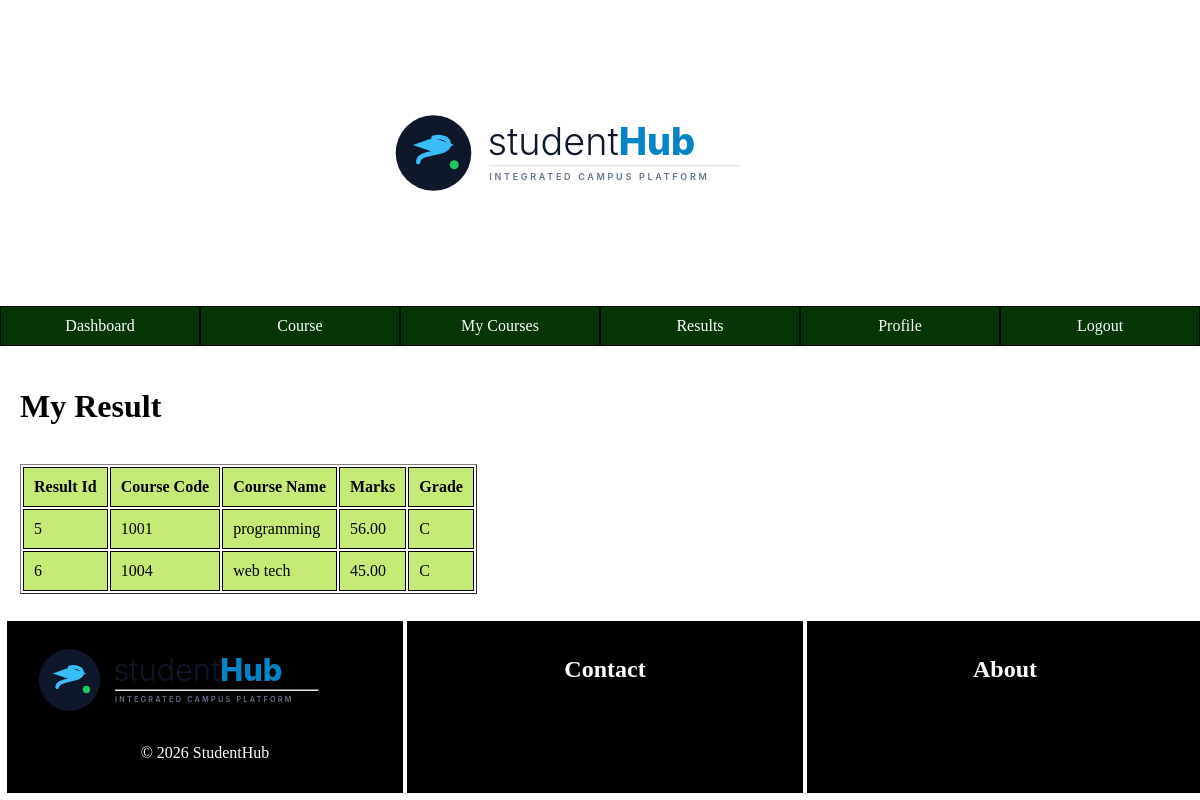
Screenshot of /student/results.php (signed in) with the database file from the repository.
### tables this page shows
CREATE TABLE `results` (
  `result_id` int(11) NOT NULL,
  `student_id` int(11) NOT NULL,
  `course_id` int(11) NOT NULL,
  `marks` decimal(5,2) NOT NULL,
  `grade` varchar(5) NOT NULL
);

CREATE TABLE `courses` (
  `course_id` int(11) NOT NULL,
  `course_code` varchar(20) NOT NULL,
  `course_name` varchar(100) NOT NULL,
  `credits` int(11) NOT NULL,
  `description` text DEFAULT NULL
);

### student/results.php (the view, shortened to what this page needs)
<?php
    include "../includes/db.php";
    $user_id = $_SESSION['user_id'];
?>
<!DOCTYPE html>
<html lang="en">
<head>
    <link rel="stylesheet" href="/student_management/css/style.css">
</head>
<body>
    <?php
        include "../includes/header.php";
    ?>
    <?php
        include "../includes/student-navbar.php";
    ?>
    <div class="content">
        <h1>My Result</h1>
        <br>
        <table border="1" >
            <thead>
                <tr>
                    <th>Result Id</th>
                    <th>Course Code</th>
                    <th>Course Name</th>
                    <th>Marks</th>
                    <th>Grade</th>
                </tr>
            </thead>
            <tbody>
                <?php
                    $result = $conn->query("SELECT r.result_id, c.course_code, c.course_name, r.marks, r.grade FROM results r JOIN courses c ON r.course_id = c.course_id JOIN students s ON r.student_id = s.student_id WHERE s.user_id = $user_id");
                    while($row = $result->fetch_assoc()){
                        echo"<tr>
                            <td>{$row['result_id']}</td>
                            <td>{$row['course_code']}</td>
                            <td>{$row['course_name']}</td>
                            <td>{$row['marks']}</td>
                            <td>{$row['grade']}</td>
                        </tr>
                        ";
                    }
                ?>
            </tbody>
        </table>
    </div>
    <?php
        include "../includes/footer.php";
    ?>
</body>
</html>

### css/style.css (style rules this page uses)
* { box-sizing: border-box; }
html, body { margin: 0; min-height: 100%; }
body { min-height: 100vh; display: flex; flex-direction: column; }

### student/results.php (style rules this page uses)
td,th { padding: 10px; background-color: #c5ea76; border: 1px solid black; }
.content { margin: 20px; }

### rows the page displays
results: result_id "5", course.course_code "1001", course.course_name "programming", marks "56.00", grade "C"
results: result_id "6", course.course_code "1004", course.course_name "web tech", marks "45.00", grade "C"
